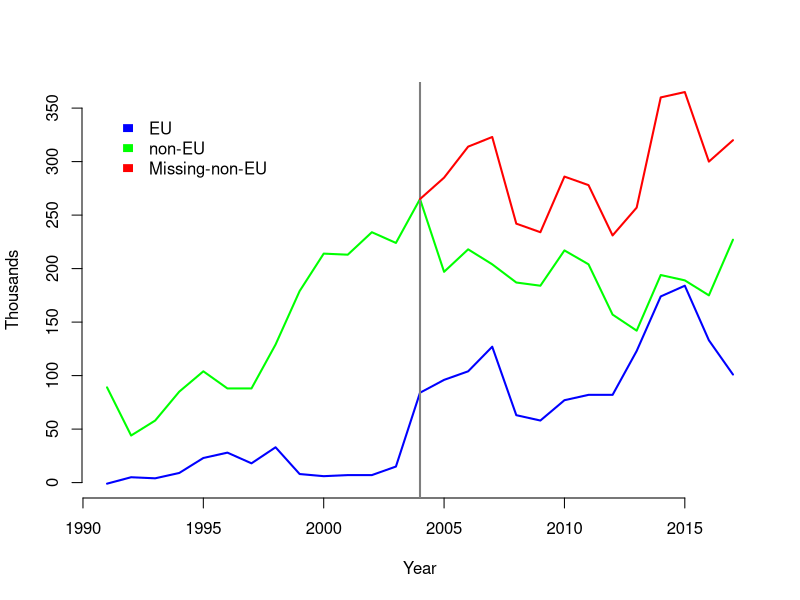

Here is the R script that generated this plot:
## ---- chunk 1
# Read in the data 
d <- read.csv('net-migration-by-citizen.csv')  

# Add EU migration after 2003
m91_03 <- median(d[1:13,5]) # but subtract the median migration before 2003
d$nonEU.plus <- d$Non.EU + d$EU - m91_03
d[1:14,6] <- d[1:14,4]

# Graph of migration to the UK, EU and non-EU 
par(lwd=2)
plot(d[,1],d[,4],typ='l',bty='n',xlab='Year',ylab='Thousands',col='green',ylim=c(0,360))
lines(d[,1],d[,5],col='blue')
abline(v=2004,col='gray50')
lines(d[14:nrow(d),1],d[14:nrow(d),6], col='red')
legend(x=1991,y=350,legend=c('EU','non-EU','Missing-non-EU'), fill=c('blue','green','red'),bty='n',border='white')
